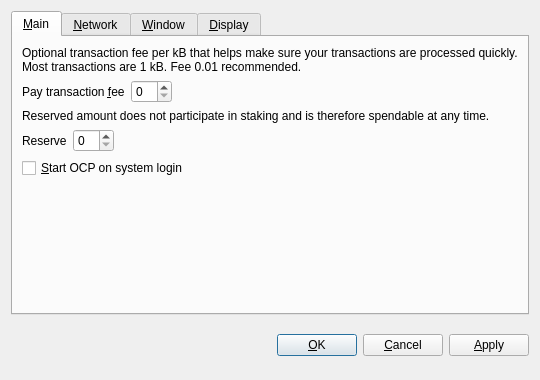
<?xml version="1.0" encoding="UTF-8"?>
<ui version="4.0">
 <class>OptionsDialog</class>
 <widget class="QDialog" name="OptionsDialog">
  <property name="geometry">
   <rect>
    <x>0</x>
    <y>0</y>
    <width>540</width>
    <height>380</height>
   </rect>
  </property>
  <property name="windowTitle">
   <string>Options</string>
  </property>
  <property name="modal">
   <bool>true</bool>
  </property>
  <layout class="QVBoxLayout" name="verticalLayout">
   <item>
    <widget class="QTabWidget" name="tabWidget">
     <property name="tabPosition">
      <enum>QTabWidget::North</enum>
     </property>
     <property name="currentIndex">
      <number>0</number>
     </property>
     <widget class="QWidget" name="tabMain">
      <attribute name="title">
       <string>&amp;Main</string>
      </attribute>
      <layout class="QVBoxLayout" name="verticalLayout_Main">
       <item>
        <widget class="QLabel" name="transactionFeeInfoLabel">
         <property name="text">
          <string>Optional transaction fee per kB that helps make sure your transactions are processed quickly. Most transactions are 1 kB. Fee 0.01 recommended.</string>
         </property>
         <property name="textFormat">
          <enum>Qt::PlainText</enum>
         </property>
         <property name="wordWrap">
          <bool>true</bool>
         </property>
        </widget>
       </item>
       <item>
        <layout class="QHBoxLayout" name="horizontalLayoutFee">
         <item>
          <widget class="QLabel" name="transactionFeeLabel">
           <property name="text">
            <string>Pay transaction &amp;fee</string>
           </property>
           <property name="textFormat">
            <enum>Qt::PlainText</enum>
           </property>
           <property name="buddy">
            <cstring>transactionFee</cstring>
           </property>
          </widget>
         </item>
         <item>
          <widget class="BitcoinAmountField" name="transactionFee"/>
         </item>
         <item>
          <spacer name="horizontalSpacerFee">
           <property name="orientation">
            <enum>Qt::Horizontal</enum>
           </property>
           <property name="sizeHint" stdset="0">
            <size>
             <width>40</width>
             <height>20</height>
            </size>
           </property>
          </spacer>
         </item>
        </layout>
       </item>
       <item>
        <widget class="QLabel" name="reserveBalanceInfoLabel">
         <property name="text">
          <string>Reserved amount does not participate in staking and is therefore spendable at any time.</string>
         </property>
         <property name="textFormat">
          <enum>Qt::PlainText</enum>
         </property>
         <property name="wordWrap">
          <bool>true</bool>
         </property>
        </widget>
       </item>
       <item>
        <layout class="QHBoxLayout" name="horizontalLayoutReserveBalance">
         <item>
          <widget class="QLabel" name="reserveBalanceLabel">
           <property name="text">
            <string>Reserve</string>
           </property>
           <property name="textFormat">
            <enum>Qt::PlainText</enum>
           </property>
           <property name="buddy">
            <cstring>reserveBalance</cstring>
           </property>
          </widget>
         </item>
         <item>
          <widget class="BitcoinAmountField" name="reserveBalance"/>
         </item>
         <item>
          <spacer name="horizontalSpacerReserveBalance">
           <property name="orientation">
            <enum>Qt::Horizontal</enum>
           </property>
           <property name="sizeHint" stdset="0">
            <size>
             <width>40</width>
             <height>20</height>
            </size>
           </property>
          </spacer>
         </item>
        </layout>
       </item>
       <item>
        <widget class="QCheckBox" name="bitcoinAtStartup">
         <property name="toolTip">
          <string>Automatically start OCP after logging in to the system.</string>
         </property>
         <property name="text">
          <string>&amp;Start OCP on system login</string>
         </property>
        </widget>
       </item>
       <item>
        <spacer name="verticalSpacer_Main">
         <property name="orientation">
          <enum>Qt::Vertical</enum>
         </property>
         <property name="sizeHint" stdset="0">
          <size>
           <width>20</width>
           <height>40</height>
          </size>
         </property>
        </spacer>
       </item>
      </layout>
     </widget>
     <widget class="QWidget" name="tabNetwork">
      <attribute name="title">
       <string>&amp;Network</string>
      </attribute>
      <layout class="QVBoxLayout" name="verticalLayout_Network">
       <item>
        <widget class="QCheckBox" name="mapPortUpnp">
         <property name="toolTip">
          <string>Automatically open the OCP client port on the router. This only works when your router supports UPnP and it is enabled.</string>
         </property>
         <property name="text">
          <string>Map port using &amp;UPnP</string>
         </property>
        </widget>
       </item>
       <item>
        <widget class="QCheckBox" name="connectSocks">
         <property name="toolTip">
          <string>Connect to the OCP network through a SOCKS5 proxy (e.g. when connecting through Tor).</string>
         </property>
         <property name="text">
          <string>&amp;Connect through SOCKS5 proxy:</string>
         </property>
        </widget>
       </item>
       <item>
        <layout class="QHBoxLayout" name="horizontalLayout_Network">
         <item>
          <widget class="QLabel" name="proxyIpLabel">
           <property name="text">
            <string>Proxy &amp;IP:</string>
           </property>
           <property name="textFormat">
            <enum>Qt::PlainText</enum>
           </property>
           <property name="buddy">
            <cstring>proxyIp</cstring>
           </property>
          </widget>
         </item>
         <item>
          <widget class="QValidatedLineEdit" name="proxyIp">
           <property name="maximumSize">
            <size>
             <width>140</width>
             <height>16777215</height>
            </size>
           </property>
           <property name="toolTip">
            <string>IP address of the proxy (e.g. 127.0.0.1)</string>
           </property>
          </widget>
         </item>
         <item>
          <widget class="QLabel" name="proxyPortLabel">
           <property name="text">
            <string>&amp;Port:</string>
           </property>
           <property name="textFormat">
            <enum>Qt::PlainText</enum>
           </property>
           <property name="buddy">
            <cstring>proxyPort</cstring>
           </property>
          </widget>
         </item>
         <item>
          <widget class="QLineEdit" name="proxyPort">
           <property name="maximumSize">
            <size>
             <width>55</width>
             <height>16777215</height>
            </size>
           </property>
           <property name="toolTip">
            <string>Port of the proxy (e.g. 9050)</string>
           </property>
          </widget>
         </item>
         <item>
          <spacer name="horizontalSpacer_Network">
           <property name="orientation">
            <enum>Qt::Horizontal</enum>
           </property>
           <property name="sizeHint" stdset="0">
            <size>
             <width>40</width>
             <height>20</height>
            </size>
           </property>
          </spacer>
         </item>
        </layout>
       </item>
       <item>
        <spacer name="verticalSpacer_Network">
         <property name="orientation">
          <enum>Qt::Vertical</enum>
         </property>
         <property name="sizeHint" stdset="0">
          <size>
           <width>20</width>
           <height>40</height>
          </size>
         </property>
        </spacer>
       </item>
      </layout>
     </widget>
     <widget class="QWidget" name="tabWindow">
      <attribute name="title">
       <string>&amp;Window</string>
      </attribute>
      <layout class="QVBoxLayout" name="verticalLayout_Window">
       <item>
        <widget class="QCheckBox" name="minimizeToTray">
         <property name="toolTip">
          <string>Show only a tray icon after minimizing the window.</string>
         </property>
         <property name="text">
          <string>&amp;Minimize to the tray instead of the taskbar</string>
         </property>
        </widget>
       </item>
       <item>
        <widget class="QCheckBox" name="minimizeOnClose">
         <property name="toolTip">
          <string>Minimize instead of exit the application when the window is closed. When this option is enabled, the application will be closed only after selecting Quit in the menu.</string>
         </property>
         <property name="text">
          <string>M&amp;inimize on close</string>
         </property>
        </widget>
       </item>
       <item>
        <spacer name="verticalSpacer_Window">
         <property name="orientation">
          <enum>Qt::Vertical</enum>
         </property>
         <property name="sizeHint" stdset="0">
          <size>
           <width>20</width>
           <height>40</height>
          </size>
         </property>
        </spacer>
       </item>
      </layout>
     </widget>
     <widget class="QWidget" name="tabDisplay">
      <attribute name="title">
       <string>&amp;Display</string>
      </attribute>
      <layout class="QVBoxLayout" name="verticalLayout_Display">
       <item>
        <layout class="QHBoxLayout" name="horizontalLayout_1_Display">
         <item>
          <widget class="QLabel" name="langLabel">
           <property name="text">
            <string>User Interface &amp;language:</string>
           </property>
           <property name="textFormat">
            <enum>Qt::PlainText</enum>
           </property>
           <property name="buddy">
            <cstring>lang</cstring>
           </property>
          </widget>
         </item>
         <item>
          <widget class="QValueComboBox" name="lang">
           <property name="toolTip">
            <string>The user interface language can be set here. This setting will take effect after restarting OC.</string>
           </property>
          </widget>
         </item>
        </layout>
       </item>
       <item>
        <layout class="QHBoxLayout" name="horizontalLayout_2_Display">
         <item>
          <widget class="QLabel" name="unitLabel">
           <property name="text">
            <string>&amp;Unit to show amounts in:</string>
           </property>
           <property name="textFormat">
            <enum>Qt::PlainText</enum>
           </property>
           <property name="buddy">
            <cstring>unit</cstring>
           </property>
          </widget>
         </item>
         <item>
          <widget class="QValueComboBox" name="unit">
           <property name="toolTip">
            <string>Choose the default subdivision unit to show in the interface and when sending coins.</string>
           </property>
          </widget>
         </item>
        </layout>
       </item>
       <item>
        <widget class="QCheckBox" name="coinControlFeatures">
         <property name="toolTip">
          <string>Whether to show coin control features or not.</string>
         </property>
         <property name="text">
          <string>Display coin &amp;control features (experts only!)</string>
         </property>
        </widget>
       </item>
       <item>
        <widget class="QCheckBox" name="useBlackTheme">
         <property name="text">
          <string>Use black visual theme (requires restart)</string>
         </property>
        </widget>
       </item>
       <item>
        <spacer name="verticalSpacer_Display">
         <property name="orientation">
          <enum>Qt::Vertical</enum>
         </property>
         <property name="sizeHint" stdset="0">
          <size>
           <width>20</width>
           <height>40</height>
          </size>
         </property>
        </spacer>
       </item>
      </layout>
     </widget>
    </widget>
   </item>
   <item>
    <layout class="QHBoxLayout" name="horizontalLayout_Buttons">
     <item>
      <spacer name="horizontalSpacer_1">
       <property name="orientation">
        <enum>Qt::Horizontal</enum>
       </property>
       <property name="sizeHint" stdset="0">
        <size>
         <width>40</width>
         <height>48</height>
        </size>
       </property>
      </spacer>
     </item>
     <item>
      <widget class="QLabel" name="statusLabel">
       <property name="font">
        <font>
         <weight>75</weight>
         <bold>true</bold>
        </font>
       </property>
       <property name="text">
        <string/>
       </property>
       <property name="textFormat">
        <enum>Qt::PlainText</enum>
       </property>
       <property name="wordWrap">
        <bool>true</bool>
       </property>
      </widget>
     </item>
     <item>
      <spacer name="horizontalSpacer_2">
       <property name="orientation">
        <enum>Qt::Horizontal</enum>
       </property>
       <property name="sizeHint" stdset="0">
        <size>
         <width>40</width>
         <height>48</height>
        </size>
       </property>
      </spacer>
     </item>
     <item>
      <widget class="QPushButton" name="okButton">
       <property name="text">
        <string>&amp;OK</string>
       </property>
      </widget>
     </item>
     <item>
      <widget class="QPushButton" name="cancelButton">
       <property name="text">
        <string>&amp;Cancel</string>
       </property>
       <property name="autoDefault">
        <bool>false</bool>
       </property>
      </widget>
     </item>
     <item>
      <widget class="QPushButton" name="applyButton">
       <property name="text">
        <string>&amp;Apply</string>
       </property>
       <property name="autoDefault">
        <bool>false</bool>
       </property>
      </widget>
     </item>
    </layout>
   </item>
  </layout>
 </widget>
 <customwidgets>
  <customwidget>
   <class>BitcoinAmountField</class>
   <extends>QSpinBox</extends>
   <header>bitcoinamountfield.h</header>
  </customwidget>
  <customwidget>
   <class>QValueComboBox</class>
   <extends>QComboBox</extends>
   <header>qvaluecombobox.h</header>
  </customwidget>
  <customwidget>
   <class>QValidatedLineEdit</class>
   <extends>QLineEdit</extends>
   <header>qvalidatedlineedit.h</header>
  </customwidget>
 </customwidgets>
 <resources/>
 <connections/>
</ui>
